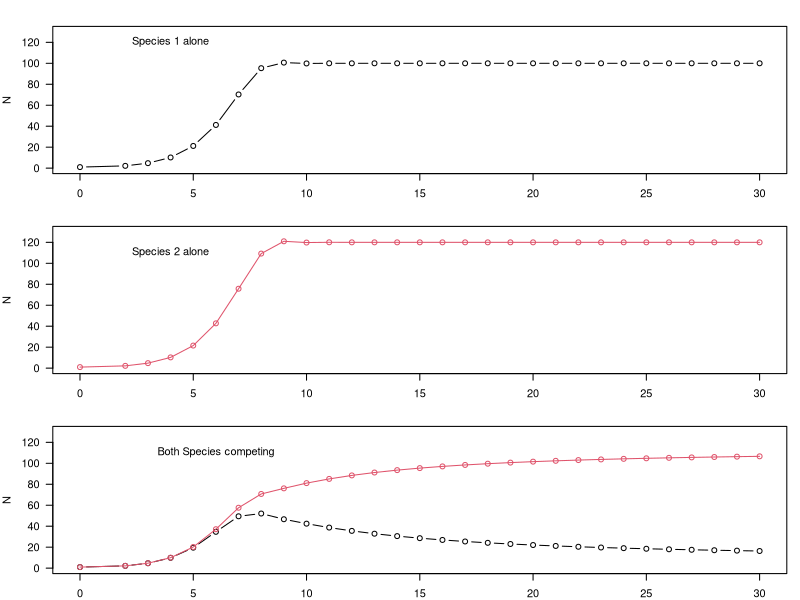

Source code (R):
## ---- chunk 1
knitr::opts_chunk$set(echo = TRUE)
## ---- chunk 2
grow<-function(start_1,start_2){
  num_gen<-30
  N1 <- rep(0,num_gen)
  N2 <- rep(0,num_gen)
  generation<-rep(0,num_gen)
  growth.rate<-1.2
  K1<-100	
  K2<-120
  a12<-0.8
  a21<-0.8
  N1[1]<-start_1
  N2[1]<-start_2
  for (i in 2:30)  {
    N1[i] = N1[i-1] + (growth.rate* N1[i-1] * ((K1-N1[i-1]-(a12*N2[i-1]))/K1))
    N2[i] = N2[i-1] + (growth.rate * N2[i-1] * ((K2-N2[i-1]-(a21*N1[i-1]))/K2))
    generation[i]=i
  }
    print (N1[i])
  
    if (N1[1]>0){
      plot(N1~generation,typ="b",ylim=c(0,130),ylab="N",xlab="generation")
    }  else {
      plot(N1~generation,typ="n",ylim=c(0,130),ylab="N",xlab="generation")
    }
    print(N2[1])
    if (N2[1]>0){
      lines(N2~generation,typ="o",col=2,ylim=c(0,130),ylab="N",xlab="generation")}
}
  
  
  par(mar=c(2,4,2,1),mfrow=c(3,1),las=1)
  
  grow(1,0)
  text(4,120,"Species 1 alone")
  
  grow(0,1)
  text(4,110,"Species 2 alone")
  
  grow(1,1)
  text(6,110,"Both Species competing")

